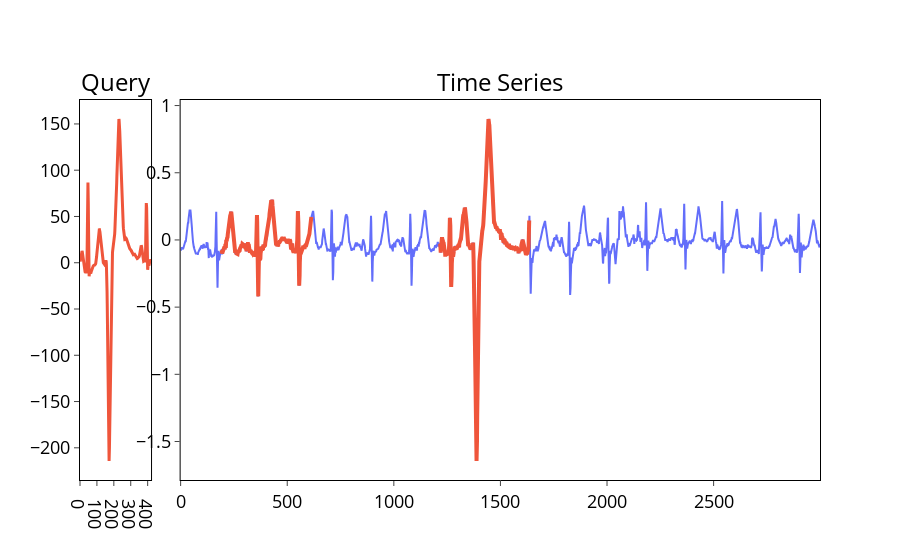

Write notebook code for a chart like this one.
### Code cell
import numpy as np
import math
import mass_ts as mts
from modules.bestmatch import topK_match
from modules.plots import plot_bestmatch_results

ts = np.asarray(ts, dtype=np.float64).flatten()
query = np.asarray(query, dtype=np.float64).flatten()

if len(ts) < len(query):
    raise ValueError("Time series must be longer than query")

topK = 2
excl_zone_frac = 0.5
excl_zone = math.ceil(len(query) * excl_zone_frac)

try:
    dist_profile_mass = np.real(mts.mass2(ts, query))  # MASS2 возвращает комплексные числа
except ValueError as e:
    print("Ошибка MASS 2:", e)
    print("Пробуем MASS 1")
    dist_profile_mass = np.real(mts.mass(ts, query))  # безопасный fallback
-
mass_results = topK_match(
    dist_profile=dist_profile_mass,
    excl_zone=excl_zone,
    topK=topK
)

mass_bestmatch_results = {
    'dist_profile': dist_profile_mass,
    'indices': mass_results['indices'],
    'distances': mass_results['distances']
}

plot_bestmatch_results(ts, query, mass_bestmatch_results)

### Figure 1 — Plotly figure (JSON) as saved in the notebook; plotly's stock layout.template omitted (floating-point values rounded to 4 significant figures; data arrays with more than 128 entries replaced by an {"elided": "..."} marker saying what was removed)
{"data": [{"line": {"color": "#EF553B", "width": 3}, "name": "Query", "type": "scatter", "x": {"elided": "421 int values"}, "xaxis": "x", "y": {"elided": "421 float values"}, "yaxis": "y"}, {"line": {"color": "#636EFA", "width": 2}, "name": "Time Series", "type": "scatter", "x": {"elided": "3000 int values"}, "xaxis": "x2", "y": {"elided": "3000 float values"}, "yaxis": "y2"}, {"line": {"color": "#EF553B", "width": 4}, "name": "Match 1", "type": "scatter", "x": {"elided": "421 int values"}, "xaxis": "x2", "y": {"elided": "421 float values"}, "yaxis": "y2"}, {"line": {"color": "#EF553B", "width": 4}, "name": "Match 2", "type": "scatter", "x": {"elided": "421 int values"}, "xaxis": "x2", "y": {"elided": "421 float values"}, "yaxis": "y2"}], "layout": {"annotations": [{"font": {"color": "black", "size": 24}, "showarrow": false, "text": "Query", "x": 0.048, "xanchor": "center", "xref": "paper", "y": 1, "yanchor": "bottom", "yref": "paper"}, {"font": {"color": "black", "size": 24}, "showarrow": false, "text": "Time Series", "x": 0.568, "xanchor": "center", "xref": "paper", "y": 1, "yanchor": "bottom", "yref": "paper"}], "autosize": true, "paper_bgcolor": "rgba(0, 0, 0, 0)", "plot_bgcolor": "rgba(0, 0, 0, 0)", "showlegend": false, "title": {"x": 0.5}, "xaxis": {"anchor": "y", "autorange": true, "domain": [0, 0.096], "linecolor": "#000", "linewidth": 1, "mirror": true, "range": [0, 420], "showgrid": false, "tickfont": {"color": "black", "size": 18}, "ticks": "outside", "tickwidth": 1, "type": "linear"}, "xaxis2": {"anchor": "y2", "autorange": true, "domain": [0.136, 1], "linecolor": "#000", "linewidth": 1, "mirror": true, "range": [0, 2999], "showgrid": false, "tickfont": {"color": "black", "size": 18}, "ticks": "outside", "tickwidth": 1, "type": "linear"}, "yaxis": {"anchor": "x", "autorange": true, "domain": [0, 1], "linecolor": "#000", "linewidth": 1, "mirror": true, "range": [-234.8, 175.9], "showgrid": false, "tickfont": {"color": "black", "size": 18}, "ticks": "outside", "tickwidth": 1, "type": "linear", "zeroline": false}, "yaxis2": {"anchor": "x2", "autorange": true, "domain": [0, 1], "linecolor": "#000", "linewidth": 1, "mirror": true, "range": [-1.786, 1.041], "showgrid": false, "tickfont": {"color": "black", "size": 18}, "ticks": "outside", "tickwidth": 1, "type": "linear", "zeroline": false}}}
